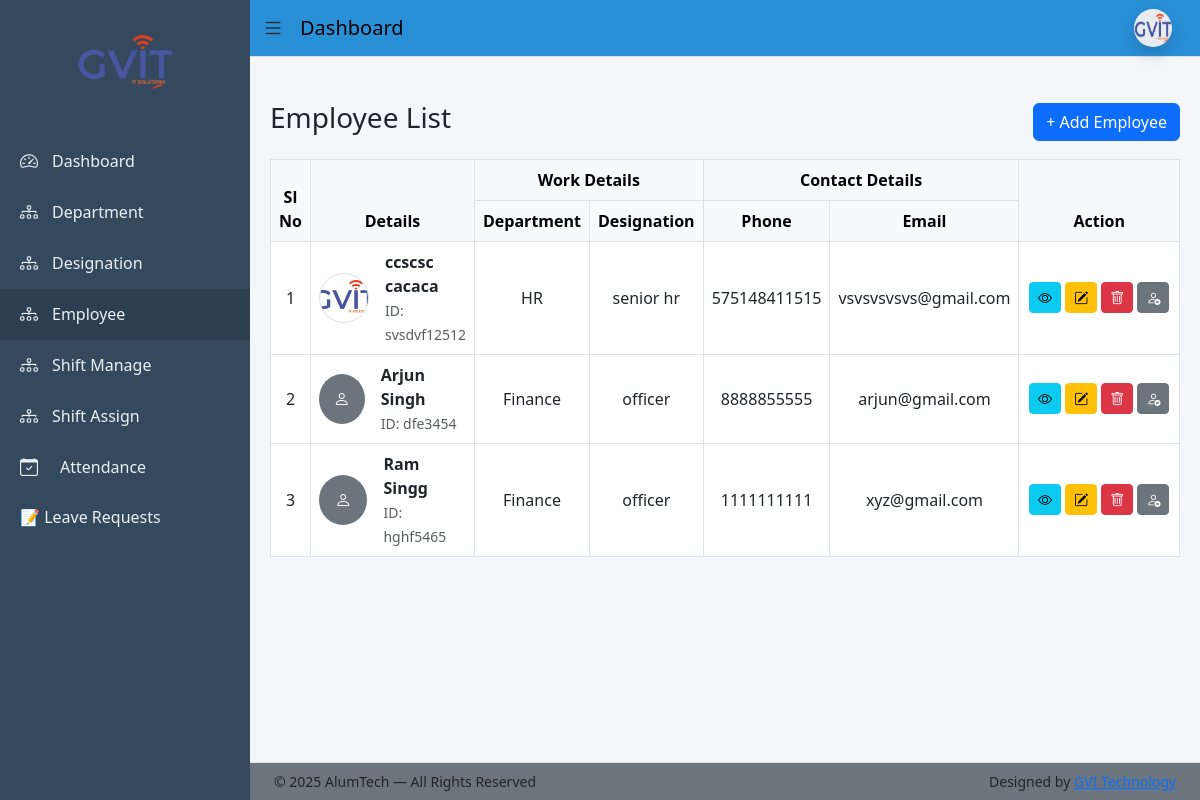
The app's page /employee/ (signed in), older data.
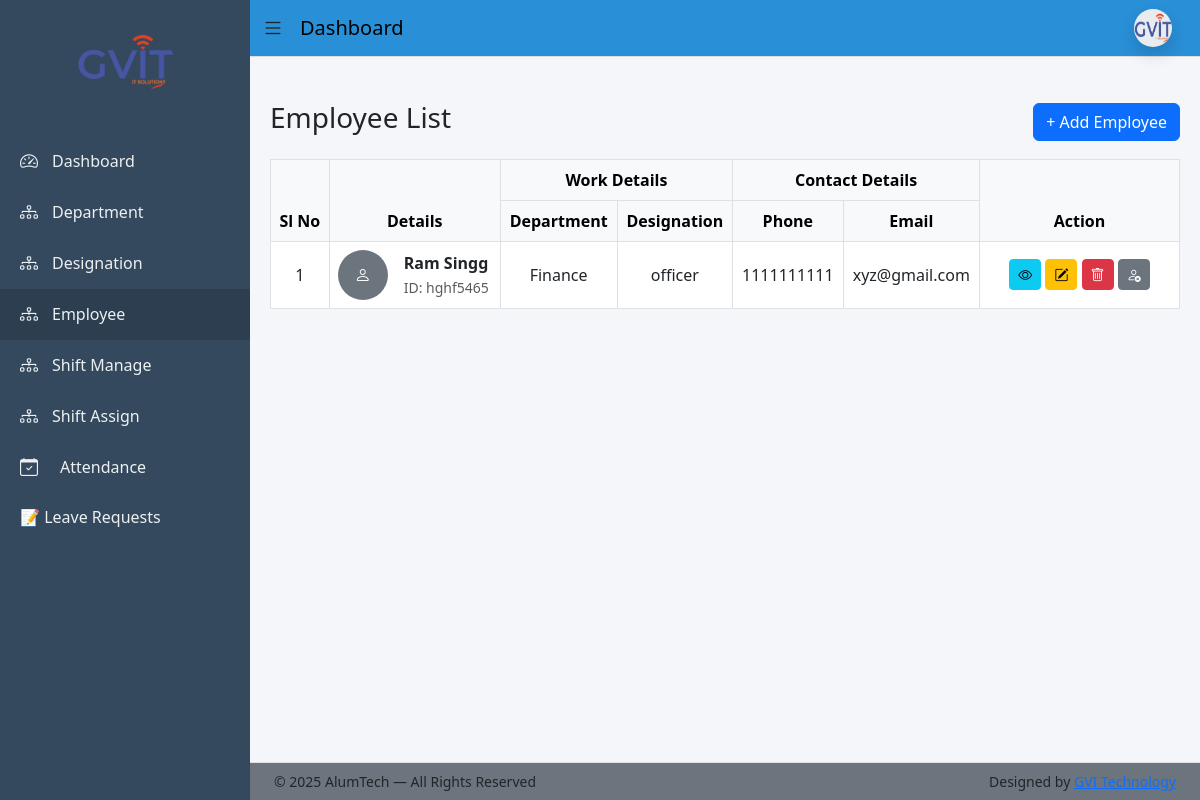
The same page, newer data.
### app/models.py (models this page shows, shortened)
class Employee(models.Model):
    BLOOD_GROUP_CHOICES = [
        ('A+', 'A+'), ('A-', 'A-'),
        ('B+', 'B+'), ('B-', 'B-'),
        ('O+', 'O+'), ('O-', 'O-'),
        ('AB+', 'AB+'), ('AB-', 'AB-'),
    ]
    BACHELOR_CHOICES = [
        ('BCom', 'B.Com'),
        ('BSc', 'B.Sc'),
        ('BA', 'B.A'),
        ('BTech', 'B.Tech'),
    ]
    MASTER_CHOICES = [
        ('MCom', 'M.Com'),
        ('MSc', 'M.Sc'),
        ('MA', 'M.A'),
        ('MTech', 'M.Tech'),
    ]
    first_name = models.CharField(max_length=50)
    middle_name = models.CharField(max_length=50, blank=True)
    last_name = models.CharField(max_length=50)
    gender = models.CharField(max_length=10,choices=[('Male','Male'),('Female','Female'),('Other','Other')])
    blood_group = models.CharField(max_length=10, choices=BLOOD_GROUP_CHOICES, blank=True, null=True)
    date_of_birth = models.DateField(null=True, blank=True)
    father_name = models.CharField(max_length=100, blank=True)
    mother_name = models.CharField(max_length=100, blank=True)
    user = models.OneToOneField(User, on_delete=models.CASCADE, null=True, blank=True, related_name='employee_profile')
    email = models.EmailField(unique=True)
    contact_no = models.CharField(max_length=15)
    emergency_contact = models.CharField(max_length=15)
    address = models.TextField(blank=True, null=True)
    permanent_address = models.TextField(blank=True, null=True)
    bachelor_degree = models.CharField(max_length=10, choices=BACHELOR_CHOICES, blank=True, null=True)
    master_degree = models.CharField(max_length=10, choices=MASTER_CHOICES, blank=True, null=True)
    employee_id = models.CharField(max_length=20, unique=True)
    department = models.ForeignKey(Department, on_delete=models.PROTECT)
    designation = models.ForeignKey(Designation, on_delete=models.PROTECT)
    date_of_joining = models.DateField(blank=True, null=True)
    photo = models.ImageField(upload_to='employees/', blank=True, null=True)
    pan_no = models.CharField(max_length=10,blank=True,null=True)
    Aadhar_no = models.CharField(max_length=12,blank=True,null=True)
    Bank_name = models.CharField(max_length=50,blank=True,null=True)
    acc_no = models.CharField(max_length=15,blank=True,null=True)
    ifsc_no = models.CharField(max_length=15,blank=True,null=True)
    branch_name = models.CharField(max_length=50,blank=True,null=True)
    is_active = models.BooleanField(default=True)
    created_at = models.DateTimeField(auto_now_add=True)
    generated_at = models.DateField(blank=True, null=True)
    created_by = models.ForeignKey(User, on_delete=models.SET_NULL, null=True, blank=True, related_name='created_employees')
    def full_name(self):
        return f"{self.first_name} {self.middle_name} {self.last_name}".strip()

class Department(models.Model):
    name = models.CharField(max_length=100, unique=True)
    description = models.TextField(blank=True)

class Designation(models.Model):
    department = models.ForeignKey(Department, on_delete=models.CASCADE)
    name = models.CharField(max_length=100)

### app/views.py (the view)
# urls.py: path('employee/', views.employee_list, name='employee_list'),
@login_required(login_url='login')
def employee_list(request):
    return render(request, 'employee/employee_list.html', {
        'employees': Employee.objects.select_related('department', 'designation')
    })

### templates/employee/employee_list.html (shortened to what this page needs)
{% extends 'base_dashboard.html' %}
{% block content %}
<div class="d-flex justify-content-between align-items-center mb-3">
  <h3>Employee List</h3>
  <a href="{% url 'employee_add' %}" class="btn btn-primary">
    + Add Employee
  </a>
</div>
<div class="table-responsive">
  <table class="table table-bordered align-middle text-center">
    <thead class="table-light">
      <tr>
        <th rowspan="2">Sl No</th>
        <th rowspan="2">Details</th>
        <th colspan="2">Work Details</th>
        <th colspan="2">Contact Details</th>
        <th rowspan="2" style="width:200px">Action</th>
      </tr>
      <tr>
        <th>Department</th>
        <th>Designation</th>
        <th>Phone</th>
        <th>Email</th>
      </tr>
    </thead>
    <tbody>
      {% for emp in employees %}
      <tr>
        <td>{{ forloop.counter }}</td>
        <td class="text-start">
          <div class="d-flex align-items-center gap-3">
            {% if emp.photo %}
              <img src="{{ emp.photo.url }}"
                   class="rounded-circle border"
                   width="50" height="50"
                   style="object-fit:cover;">
            {% else %}
              <div class="rounded-circle bg-secondary text-white d-flex
                          align-items-center justify-content-center"
                   style="width:50px;height:50px;">
                <i class="bi bi-person"></i>
              </div>
            {% endif %}
            <div>
              <strong>{{ emp.full_name }}</strong><br>
              <small class="text-muted">ID: {{ emp.employee_id }}</small>
            </div>
          </div>
        </td>
        <td>{{ emp.department.name }}</td>
        <td>{{ emp.designation.name }}</td>
        <td>{{ emp.contact_no }}</td>
        <td>{{ emp.email }}</td>
        <td class="text-nowrap">
  <a
    href="{% url 'employee_view' emp.id %}"
    class="btn btn-info btn-sm"
    title="View"
  >
    <i class="bi bi-eye"></i>
  </a>
  <a
    href="{% url 'employee_edit' emp.id %}"
    class="btn btn-warning btn-sm"
    title="Edit"
  >
    <i class="bi bi-pencil-square"></i>
  </a>
  <a
    href="{% url 'employee_delete' emp.id %}"
    class="btn btn-danger btn-sm"
    title="Delete"
    onclick="return confirm('Delete this employee?');"
  >
    <i class="bi bi-trash"></i>
  </a>
  <a
    href="{% url 'employee_toggle_status' emp.id %}"
    class="btn btn-sm {% if emp.is_active %}btn-secondary{% else %}btn-success{% endif %}"
    title="{% if emp.is_active %}Deactivate{% else %}Activate{% endif %}"
  >
    {% if emp.is_active %}
      <i class="bi bi-person-x"></i>
    {% else %}
      <i class="bi bi-person-check"></i>
    {% endif %}
  </a>
</td>
      </tr>
      {% empty %}
      <tr>
        <td colspan="7" class="text-center text-muted">
          No employees found
        </td>
      </tr>
      {% endfor %}
    </tbody>
  </table>
</div>
{% endblock %}

Row changes from the older to the newer data that the page shows:
removed Employee: photo (picture), full_name "ccscsc cacaca", employee_id "svsdvf12512", department.name "HR", designation.name "senior hr", contact_no "575148411515", email "vsvsvsvsvs@gmail.com", is_active True (drawn)
removed Employee: full_name "Arjun Singh", employee_id "dfe3454", department.name "Finance", designation.name "officer", contact_no "8888855555", email "arjun@gmail.com", is_active True (drawn)
